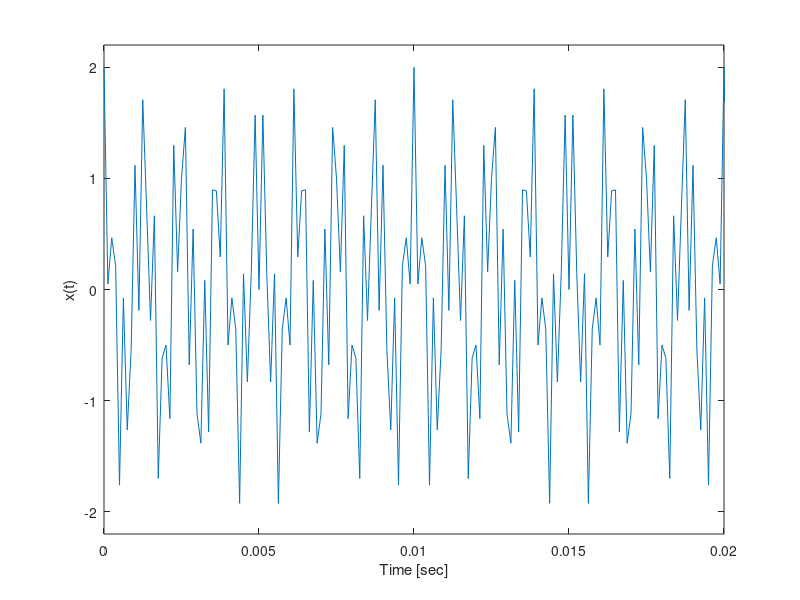
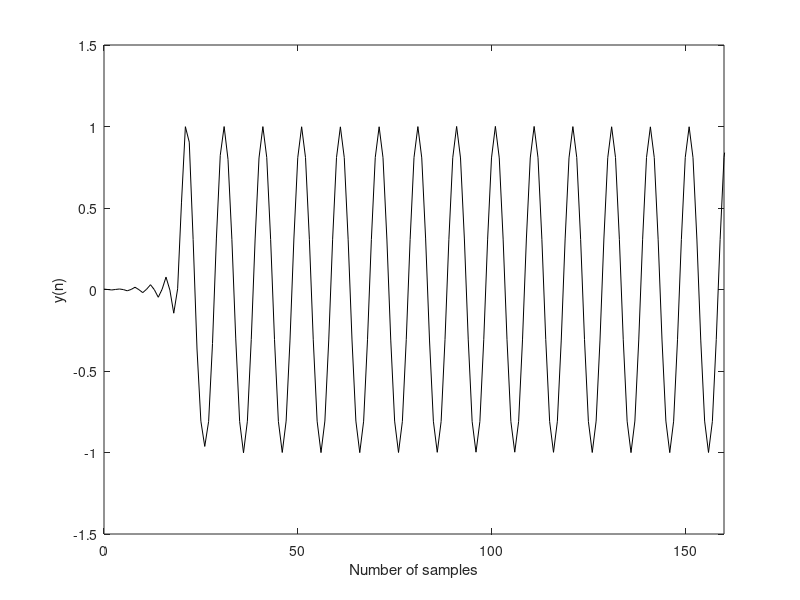
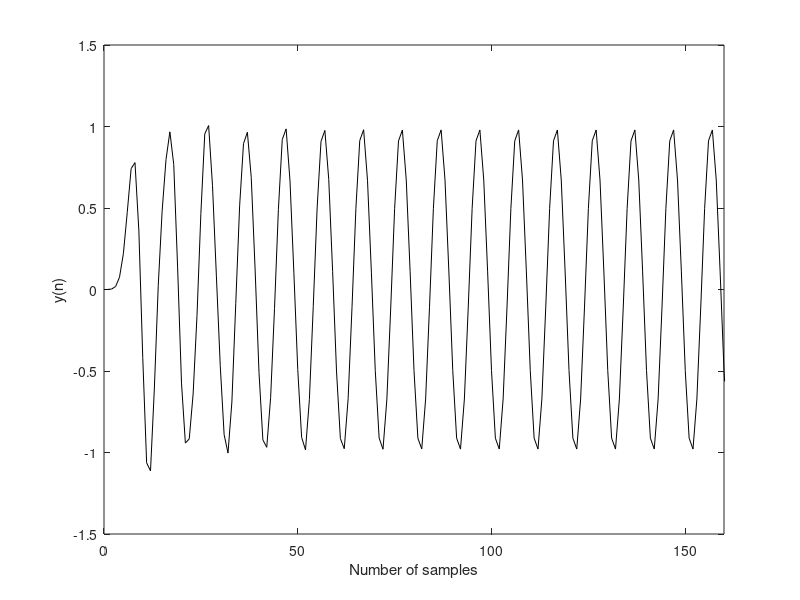

Write MATLAB code to recreate these figures, in order.
Fs=8000; Ts=1/Fs; % サンプリング周波数と間隔
t=0:Ts:0.1; % サンプリング間隔の時間軸（表示範囲）
n=0:1:length(t)-1; % サンプル番号の時間軸
x=cos(2*pi*800*t)+cos(2*pi*3100*t); % アナログ混合信号
figure(1) % 図8.1(a)
plot(t,x); % 混合アナログ信号
axis([0,0.02,-2.2,2.2]); xlabel('Time [sec]'); ylabel('x(t)')
figure(2) % 図8.1(b)
h=fir1(42,0.5); % FIRフィルタの設計
yfir=filter(h,1,x); % FIRフィルタリング
plot(n,yfir,'k-'); % FIR処理後信号
axis([0,160,-1.5,1.5]); xlabel('Number of samples'); ylabel('y(n)')
figure(3) % 図8.2
[b,a]=butter(20,0.5); % IIRフィルタ設計
yiir=filter(b,a,x); % IIRフィルタリング
plot(n,yiir,'k-'); % IIR処理後信号
axis([0,160,-1.5,1.5]); xlabel('Number of samples'); ylabel('y(n)')